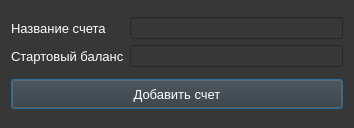
<?xml version="1.0" encoding="UTF-8"?>
<ui version="4.0">
 <class>Dialog</class>
 <widget class="QDialog" name="Dialog">
  <property name="geometry">
   <rect>
    <x>0</x>
    <y>0</y>
    <width>354</width>
    <height>128</height>
   </rect>
  </property>
  <property name="sizePolicy">
   <sizepolicy hsizetype="Fixed" vsizetype="Fixed">
    <horstretch>0</horstretch>
    <verstretch>0</verstretch>
   </sizepolicy>
  </property>
  <property name="minimumSize">
   <size>
    <width>354</width>
    <height>128</height>
   </size>
  </property>
  <property name="maximumSize">
   <size>
    <width>354</width>
    <height>128</height>
   </size>
  </property>
  <property name="windowTitle">
   <string>Dialog</string>
  </property>
  <property name="styleSheet">
   <string notr="true">background-color: rgb(55, 55, 55);
color: white</string>
  </property>
  <layout class="QVBoxLayout" name="verticalLayout_3">
   <item>
    <layout class="QHBoxLayout" name="horizontalLayout">
     <item>
      <layout class="QVBoxLayout" name="verticalLayout_2">
       <item>
        <widget class="QLabel" name="label">
         <property name="font">
          <font>
           <pointsize>10</pointsize>
          </font>
         </property>
         <property name="text">
          <string>Название счета</string>
         </property>
        </widget>
       </item>
       <item>
        <widget class="QLabel" name="label_2">
         <property name="font">
          <font>
           <pointsize>10</pointsize>
          </font>
         </property>
         <property name="text">
          <string>Стартовый баланс</string>
         </property>
        </widget>
       </item>
      </layout>
     </item>
     <item>
      <layout class="QVBoxLayout" name="verticalLayout">
       <item>
        <widget class="QLineEdit" name="lineEdit"/>
       </item>
       <item>
        <widget class="QLineEdit" name="lineEdit_2"/>
       </item>
      </layout>
     </item>
    </layout>
   </item>
   <item>
    <widget class="QPushButton" name="pushButton">
     <property name="sizePolicy">
      <sizepolicy hsizetype="Fixed" vsizetype="Fixed">
       <horstretch>0</horstretch>
       <verstretch>0</verstretch>
      </sizepolicy>
     </property>
     <property name="minimumSize">
      <size>
       <width>332</width>
       <height>30</height>
      </size>
     </property>
     <property name="maximumSize">
      <size>
       <width>332</width>
       <height>30</height>
      </size>
     </property>
     <property name="font">
      <font>
       <pointsize>10</pointsize>
      </font>
     </property>
     <property name="text">
      <string>Добавить счет</string>
     </property>
    </widget>
   </item>
  </layout>
 </widget>
 <resources/>
 <connections/>
</ui>
